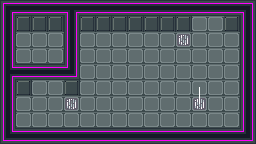

Rendered tile map (Tiled .tmx) drawn with the repository's tilesets; below, a short description and the full map source, tile grids included:
An orthogonal 16x9 tile map with 16x16 px tiles, 2 tile layers (Art, Circuit 1), 1 hidden layer not drawn, 3 tilesets and 10 objects (2x DoubleDoor, 2x Laser, 2x Lock, 2x Quball, Exit, ...).

<map version="1.2" tiledversion="1.3.1" orientation="orthogonal" renderorder="right-down" compressionlevel="0" width="16" height="9" tilewidth="16" tileheight="16" infinite="0" nextlayerid="7" nextobjectid="21">
 <properties>
  <property name="Gates" value="Apply H on qubit 20." />
 </properties>
 <tileset firstgid="1" source="../tilesets/industrial-sprite-sheet-DeadEnd-LMZ.tsx" />
 <tileset firstgid="205" source="../tilesets/sprites.tsx" />
 <tileset firstgid="212" source="../tilesets/wire_tileset.tsx" />
 <layer id="1" name="Art" width="16" height="9">
  <data encoding="csv">
4,6,6,6,15,6,6,6,6,6,6,6,6,6,6,5,
7,30,30,30,7,30,30,30,30,30,30,30,21,21,30,7,
7,21,21,21,7,21,21,21,21,21,21,190,21,21,21,7,
7,21,21,21,7,21,21,21,21,21,21,21,21,21,21,7,
14,6,6,6,17,21,21,21,21,21,21,21,21,21,21,7,
7,30,21,21,30,21,21,21,21,21,21,21,21,21,21,7,
7,21,21,21,190,21,21,21,21,21,21,21,190,21,21,7,
7,21,21,21,21,21,21,21,21,21,21,21,21,21,21,7,
16,6,6,6,6,6,6,6,6,6,6,6,6,6,6,17
</data>
 </layer>
 <layer id="6" name="Circuit 1" width="16" height="9">
  <properties>
   <property name="Controls" value="activeCell (12, 6)" />
  </properties>
  <data encoding="csv">
0,0,0,0,0,0,0,0,0,0,0,0,0,0,0,0,
0,0,0,0,0,0,0,0,0,0,0,0,0,0,0,0,
0,0,0,0,0,0,0,0,0,0,0,0,0,0,0,0,
0,0,0,0,0,0,0,0,0,0,0,0,0,0,0,0,
0,0,0,0,0,0,0,0,0,0,0,0,0,0,0,0,
0,0,0,0,0,0,0,0,0,0,0,0,216,0,0,0,
0,0,0,0,0,0,0,0,0,0,0,0,226,0,0,0,
0,0,0,0,0,0,0,0,0,0,0,0,0,0,0,0,
0,0,0,0,0,0,0,0,0,0,0,0,0,0,0,0
</data>
 </layer>
 <layer id="2" name="Collision" width="16" height="9" visible="0">
  <properties>
   <property name="Collision" type="bool" value="true" />
  </properties>
  <data encoding="csv">
101,101,101,101,101,101,101,101,101,101,101,101,101,101,101,101,
101,101,101,101,101,101,101,101,101,101,101,101,0,0,101,101,
101,0,0,0,101,0,0,0,0,0,0,0,0,0,0,101,
101,0,0,0,101,0,0,0,0,0,0,0,0,0,0,101,
101,101,0,0,101,0,0,0,0,0,0,0,0,0,0,101,
101,101,0,0,101,0,0,0,0,0,0,0,0,0,0,101,
101,0,0,0,0,0,0,0,0,0,0,0,0,0,0,101,
101,0,0,0,0,0,0,0,0,0,0,0,0,0,0,101,
101,101,101,101,101,101,101,101,101,101,101,101,101,101,101,101
</data>
 </layer>
 <objectgroup id="3" name="Objects">
  <object id="1" name="Exit" type="Exit" x="192" y="16" width="32" height="16" />
  <object id="2" name="Player" type="Player" gid="205" x="144" y="96" width="16" height="16" />
  <object id="3" name="DoubleDoor" type="DoubleDoor" gid="211" x="192" y="32" width="32" height="16">
   <properties>
    <property name="Controls" value="activeCell (11, 2)" />
   </properties>
  </object>
  <object id="14" name="X Laser Left" type="Laser" gid="206" x="192" y="96" width="32" height="32">
   <properties>
    <property name="Controls" value="activeCell (12, 6)" />
    <property name="Direction" value="Left" />
    <property name="Gate" value="X" />
   </properties>
  </object>
  <object id="15" name="X Laser Right" type="Laser" gid="206" x="96" y="64" width="32" height="32">
   <properties>
    <property name="Direction" value="Right" />
    <property name="Gate" value="X" />
   </properties>
  </object>
  <object id="16" name="Lock 1" type="Lock" gid="207" x="176" y="32" width="16" height="16">
   <properties>
    <property name="Code" value="1" />
    <property name="Controls" value="activeCell (11, 2)" />
   </properties>
  </object>
  <object id="17" name="Lock 1" type="Lock" gid="207" x="64" y="96" width="16" height="16">
   <properties>
    <property name="Code" value="1" />
    <property name="Controls" value="activeCell (4, 6)" />
   </properties>
  </object>
  <object id="18" name="DoubleDoor" type="DoubleDoor" gid="211" x="32" y="96" width="32" height="16">
   <properties>
    <property name="Controls" value="activeCell (4, 6)" />
   </properties>
  </object>
  <object id="19" name="Quball" type="Quball" gid="209" x="32" y="48" width="16" height="16" />
  <object id="20" name="Quball" type="Quball" gid="209" x="192" y="112" width="16" height="16" />
 </objectgroup>
</map>
